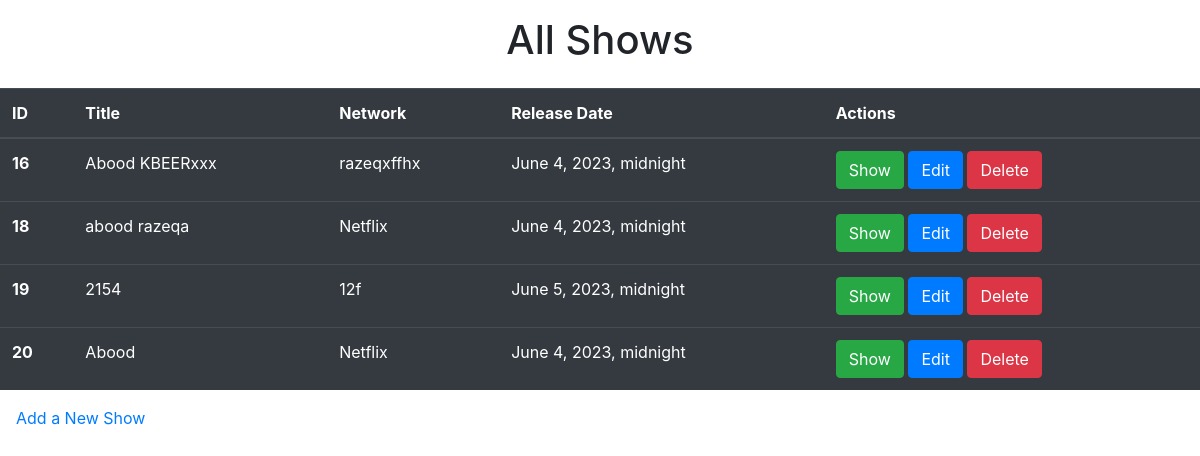
Before: / with the older database file.
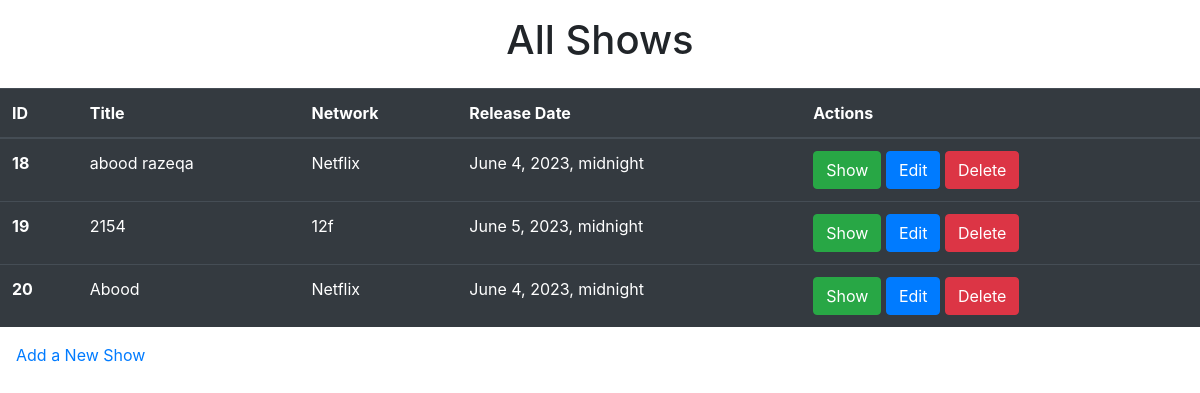
After: the same page with the newer database file.
### TV_Shows_app/models.py (models this page shows)
class Show(models.Model):
    title = models.CharField(max_length=255)
    Network = models.CharField(max_length=255)
    release_date = models.DateTimeField()
    description = models.TextField()
    created_at = models.DateTimeField(auto_now_add=True)
    updated_at = models.DateTimeField(auto_now=True)
    objects = ShowManager()

### TV_Shows_app/views.py (the view)
# urls.py: path('', views.index),
def index(request):
    context = {
        "all_the_shows": Show.objects.all()
    }
    return render(request, "shows.html", context)

### TV_Shows_app/templates/shows.html (shortened to what this page needs)
<!DOCTYPE html>
<html lang="en">
  <head>
    <link
      rel="stylesheet"
      href="https://cdn.jsdelivr.net/npm/bootstrap@4.3.1/dist/css/bootstrap.min.css"
    />
  </head>
  <body>
    <h1 class="text-center p-3">All Shows</h1>
    <table class="table table-dark">
      <thead>
        <tr>
          <th scope="col">ID</th>
          <th scope="col">Title</th>
          <th scope="col">Network</th>
          <th scope="col">Release Date</th>
          <th scope="col">Actions</th>
        </tr>
      </thead>
      <tbody>
        {% for show in all_the_shows %}
        <tr>
          <th scope="row">{{show.id}}</th>
          <td>{{show.title}}</td>
          <td>{{show.Network}}</td>
          <td>{{show.release_date}}</td>
          <td>
            <a href="view_show/{{show.id}}" class="btn btn-success">Show </a>
            <a href="view_edit/{{show.id}}" class="btn btn-primary"> Edit </a>
            <a href="delete_show/{{show.id}}" class="btn btn-danger">Delete </a>
          </td>
        </tr>
        {% endfor %}
      </tbody>
    </table>
    <a class="p-3" href="view_create_show">Add a New Show </a>
  </body>
</html>

Changed rows visible on the page:
removed Show: id "16", title "Abood KBEERxxx", Network "razeqxffhx", release_date "June 4, 2023, midnight"
